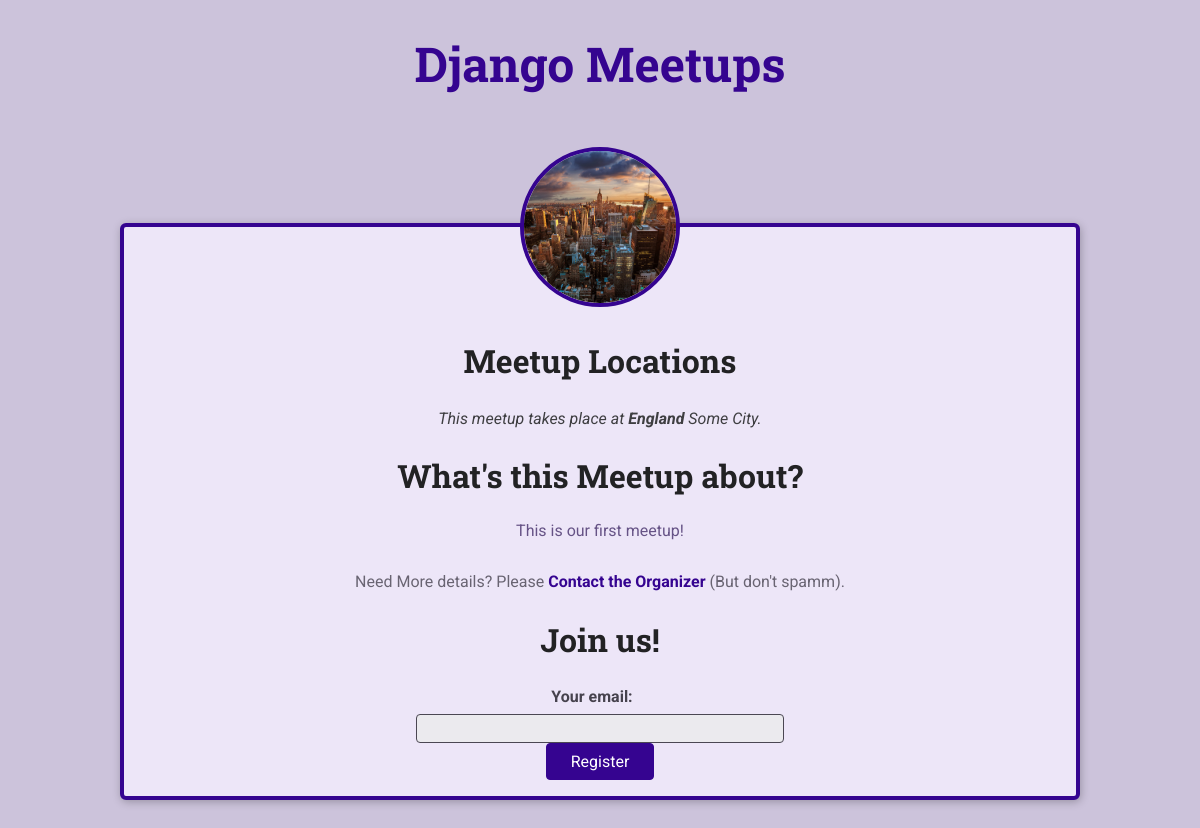
/meetups/a-first-meetup, run on the app's committed database.
### meetups/models.py (models this page shows, shortened)
class Meetup(models.Model):
    title = models.CharField(max_length=200)
    organizer_email = models.EmailField()
    date = models.DateField()
    slug = models.SlugField(unique=True)
    description = models.TextField()
    image = models.ImageField(upload_to = 'images')
    Location = models.ForeignKey(Location, on_delete=models.CASCADE)
    Participants = models.ManyToManyField(Participant, blank=True, null=True)

class Location(models.Model):
   name = models.CharField(max_length=200)
   address = models.CharField(max_length=300)

### meetups/views.py (the view, shortened to what this page needs)
# urls.py: path('<slug:meetup_slug>', views.meetup_details, name='meetup-detail'),# our-domain.com/meetups/ <dynamic-path-segment>
def meetup_details(request, meetup_slug):
    try:
         selected_meetup = Meetup.objects.get(slug=meetup_slug)
         if request.method =='GET':
          registration_form = RegistrationForm()
         return render(request, 'meetups/meetup-details.html',{
                  'meetup_found': True ,
                  'meetup': selected_meetup,
                  'form' : registration_form
                  })
    except Exception as exc:
     return render(request, 'meetups/meetup-details.html',{
         'meetup_found': False
     })

### meetups/forms.py
class RegistrationForm(forms.Form):
    email = forms.EmailField(label='Your email')

### meetups/templates/meetups/meetup-details.html (shortened to what this page needs)
{% extends 'meetups/base/base.html'%}
{% load static %}
{% block site_css%}
<link rel="stylesheet" href="{% static 'meetups/styles/meetup-detail.css'%}">
{% endblock %}
{% block body %}
{% if meetup_found%}
<article>
    <img id="main-image" src="{{ meetup.image.url }}" alt="{{ meetup.title }}">
    <section id="location">
        <h2>Meetup Locations</h2>
    <address>
        This meetup takes place at <span>{{meetup.Location.name}} </span>{{meetup.Location.address}}.
    </address>
   </section>
   <section id="details">
    <h2>What's this Meetup about?</h2>
    <p>{{meetup.description}}</p>
    <footer>
        <p>Need More details? Please <a href="mailto:{{meetup.orgainzer_email}}">Contact the Organizer </a>(But don't spamm).</p>
    </footer>
   </section>
   <section id="registration">
    <h2>Join us!</h2>
    <form action="{% url 'meetup-detail' meetup.slug %}" method="POST">
        <ul>
        {{form.as_ul}}
    </ul>
    <div id="registration-action">
        <button>Register</button>
    </div>
    </form>
   </section>
</article>
{% else %}
<h2>No Meetup Fond, Sorry!</h2>
{% endif %}
{% endblock %}

### meetups/static/meetups/styles/base.css (style rules this page uses)
* { box-sizing: border-box; }
body { font-family: 'Roboto', sans-serif; margin: 0; background-color: #ccc3db; color: #3e3e41; }
h1, h2, h3 { font-family: 'Roboto Slab', sans-serif; color: #222224; }
button, .btn { cursor: pointer; font: inherit; padding: 0.5rem 1.5rem; background-color: #350490; border: 1px solid #350490; color: white; border-radius: 4px; text-decoration: none; }

### data on the page
Meetup: image (picture), Location.name "England", Location.address "Some City", description "This is our first meetup!"
